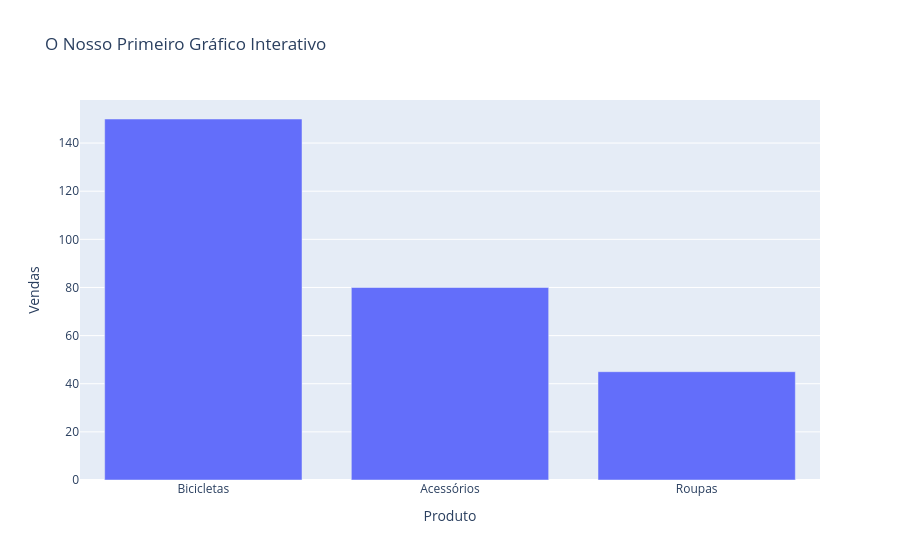

The cell this chart's notebook holds for it:
### Code cell
import pandas as pd
import plotly.express as px

# 1. Criamos uns dados simples simulados
dados = pd.DataFrame({
    'Produto': ['Bicicletas', 'Acessórios', 'Roupas'],
    'Vendas': [150, 80, 45]
})

# 2. Geramos o gráfico interativo
fig = px.bar(dados, x='Produto', y='Vendas', title='O Nosso Primeiro Gráfico Interativo')

# 3. Mostramos o gráfico no ecrã
fig.show()

### Figure 1 — Plotly figure (JSON) as saved in the notebook; plotly's stock layout.template omitted (floating-point values rounded to 4 significant figures)
{"data": [{"hovertemplate": "Produto=%{x}<br>Vendas=%{y}<extra></extra>", "legendgroup": "", "marker": {"color": "#636efa", "pattern": {"shape": ""}}, "name": "", "orientation": "v", "showlegend": false, "textposition": "auto", "type": "bar", "x": ["Bicicletas", "Acessórios", "Roupas"], "xaxis": "x", "y": [150, 80, 45], "yaxis": "y"}], "layout": {"barmode": "relative", "legend": {"tracegroupgap": 0}, "title": {"text": "O Nosso Primeiro Gráfico Interativo"}, "xaxis": {"anchor": "y", "domain": [0, 1], "title": {"text": "Produto"}}, "yaxis": {"anchor": "x", "domain": [0, 1], "title": {"text": "Vendas"}}}}
